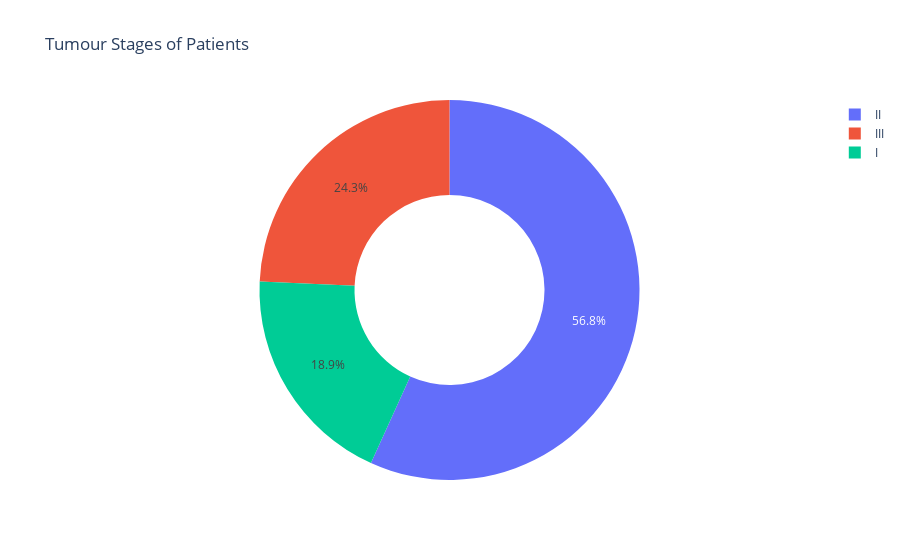

The cell this chart's notebook holds for it:
### Code cell
# Find the tumor stage of the patients 
stage = data["Tumour_Stage"].value_counts()
transactions = stage.index
quantity = stage.values

# creating a pie chart
figure = px.pie(data, 
             values=quantity, 
             names=transactions,hole = 0.5, 
             title="Tumour Stages of Patients")
figure.show()

### Figure 1 — Plotly figure (JSON) as saved in the notebook; plotly's stock layout.template omitted (floating-point values rounded to 4 significant figures)
{"data": [{"domain": {"x": [0, 1], "y": [0, 1]}, "hole": 0.5, "hovertemplate": "label=%{label}<br>value=%{value}<extra></extra>", "labels": ["II", "III", "I"], "legendgroup": "", "name": "", "showlegend": true, "type": "pie", "values": [180, 77, 60]}], "layout": {"legend": {"tracegroupgap": 0}, "title": {"text": "Tumour Stages of Patients"}}}
